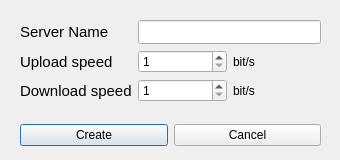
<?xml version="1.0" encoding="UTF-8"?>
<ui version="4.0">
 <class>ServerWindow</class>
 <widget class="QDialog" name="ServerWindow">
  <property name="geometry">
   <rect>
    <x>0</x>
    <y>0</y>
    <width>340</width>
    <height>160</height>
   </rect>
  </property>
  <property name="minimumSize">
   <size>
    <width>340</width>
    <height>160</height>
   </size>
  </property>
  <property name="maximumSize">
   <size>
    <width>340</width>
    <height>160</height>
   </size>
  </property>
  <property name="windowTitle">
   <string>Dialog</string>
  </property>
  <widget class="QWidget" name="formLayoutWidget">
   <property name="geometry">
    <rect>
     <x>20</x>
     <y>20</y>
     <width>301</width>
     <height>82</height>
    </rect>
   </property>
   <layout class="QFormLayout" name="formLayout">
    <item row="0" column="0">
     <widget class="QLabel" name="label">
      <property name="font">
       <font>
        <pointsize>11</pointsize>
       </font>
      </property>
      <property name="text">
       <string>Server Name</string>
      </property>
     </widget>
    </item>
    <item row="1" column="0">
     <widget class="QLabel" name="label_2">
      <property name="font">
       <font>
        <pointsize>11</pointsize>
       </font>
      </property>
      <property name="text">
       <string>Upload speed</string>
      </property>
     </widget>
    </item>
    <item row="1" column="1">
     <layout class="QHBoxLayout" name="horizontalLayout">
      <item>
       <widget class="QSpinBox" name="spinBoxUpload">
        <property name="minimum">
         <number>1</number>
        </property>
        <property name="maximum">
         <number>1048576</number>
        </property>
       </widget>
      </item>
      <item>
       <widget class="QLabel" name="label_3">
        <property name="text">
         <string>bit/s</string>
        </property>
       </widget>
      </item>
     </layout>
    </item>
    <item row="2" column="0">
     <widget class="QLabel" name="label_4">
      <property name="font">
       <font>
        <pointsize>11</pointsize>
       </font>
      </property>
      <property name="text">
       <string>Download speed</string>
      </property>
     </widget>
    </item>
    <item row="2" column="1">
     <layout class="QHBoxLayout" name="horizontalLayout_2">
      <item>
       <widget class="QSpinBox" name="spinBoxDownload">
        <property name="minimum">
         <number>1</number>
        </property>
        <property name="maximum">
         <number>1048576</number>
        </property>
       </widget>
      </item>
      <item>
       <widget class="QLabel" name="label_5">
        <property name="text">
         <string>bit/s</string>
        </property>
       </widget>
      </item>
     </layout>
    </item>
    <item row="0" column="1">
     <widget class="QLineEdit" name="lineEditName">
      <property name="font">
       <font>
        <pointsize>11</pointsize>
       </font>
      </property>
      <property name="focusPolicy">
       <enum>Qt::StrongFocus</enum>
      </property>
      <property name="inputMethodHints">
       <set>Qt::ImhNone</set>
      </property>
      <property name="inputMask">
       <string/>
      </property>
      <property name="text">
       <string/>
      </property>
      <property name="maxLength">
       <number>20</number>
      </property>
     </widget>
    </item>
   </layout>
  </widget>
  <widget class="QWidget" name="horizontalLayoutWidget_3">
   <property name="geometry">
    <rect>
     <x>20</x>
     <y>120</y>
     <width>301</width>
     <height>31</height>
    </rect>
   </property>
   <layout class="QHBoxLayout" name="horizontalLayout_3">
    <item>
     <widget class="QPushButton" name="pushButtonCreate">
      <property name="text">
       <string>Create</string>
      </property>
     </widget>
    </item>
    <item>
     <widget class="QPushButton" name="pushButtonCancel">
      <property name="text">
       <string>Cancel</string>
      </property>
     </widget>
    </item>
   </layout>
  </widget>
 </widget>
 <resources/>
 <connections/>
</ui>
